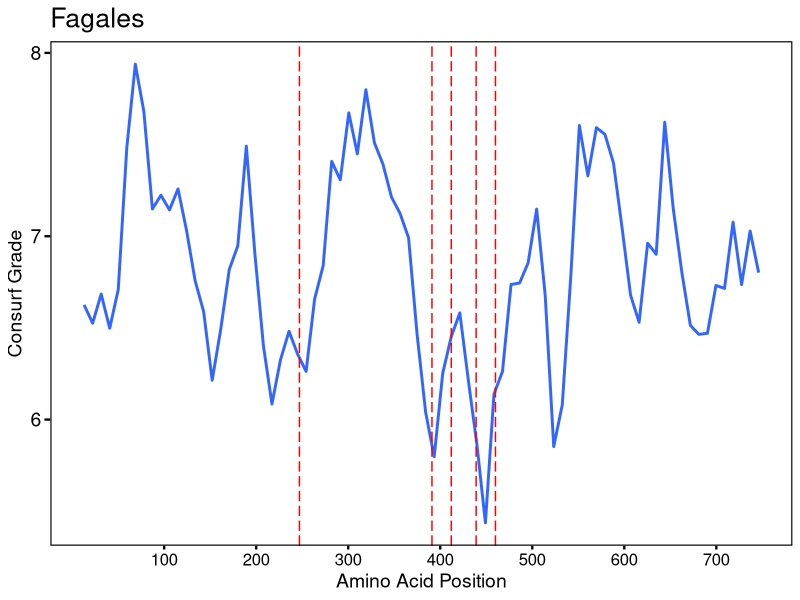
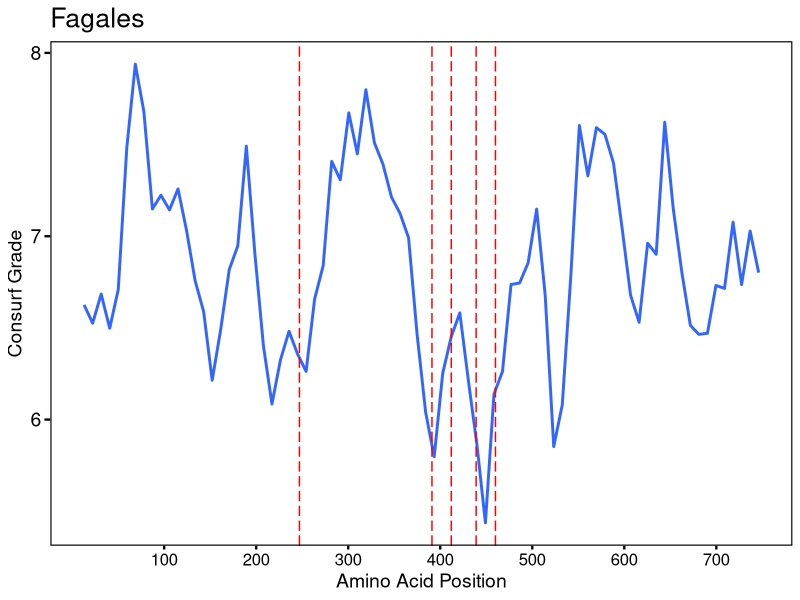

These charts were generated, in order, by the following R code:
## ---- chunk 1
library(ggplot2)
library(zoo)
## ---- chunk 2
# Assuming your data is in a CSV file named 'Conservation_score.csv'
# and it contains two columns: 'Position' and 'Consurf'
conservation_scores <- read.csv('../input/Conservation_score.csv')

# Calculate the sliding window average
window_size <- 25
conservation_scores$Sliding_Average <- zoo::rollapply(conservation_scores$Consurf, 
                                                      width = window_size, 
                                                      by = 1, 
                                                      FUN = mean, 
                                                      align = 'center', 
                                                      fill = NA)
# Define the custom ggplot theme
my_ggplot_theme <- theme_linedraw() +
  theme(text = element_text(size = 16, family = "Helvetica"),
        axis.title.x = element_text(size = 14, color = "black", family = "Helvetica"),
        axis.title.y = element_text(size = 14, color = "black", family = "Helvetica"),
        axis.text.x = element_text(size = 12, color = "black", family = "Helvetica"),
        axis.text.y = element_text(size = 14, color = "black", family = "Helvetica"),
        axis.ticks = element_line(size = 0.8),
        axis.ticks.length.y = unit(1.5, "mm"),
        plot.background = element_rect(fill = "white"),
        panel.grid = element_blank(), 
        panel.border = element_rect(color = "black", size = 0.8))

# Create the plot with vertical lines at specified positions and apply the custom theme
p <- ggplot(conservation_scores, aes(x = Position, y = Sliding_Average)) +
    #geom_line(size = 1.1) + # Adjust this value to make the line thicker
    geom_smooth(se = FALSE, method = "loess", span = 0.01) + # Add a smooth curve (change span for smoothness)
    geom_vline(xintercept = c(247, 391, 412, 439, 460), color = "red", linetype = "longdash") +
    my_ggplot_theme +
    #scale_y_continuous(limits = c(NA, 9)) + # Set y-axis max to 9
    scale_x_continuous(breaks = seq(100, 700, by = 100)) + # Set x-axis breaks at every 100 units
    labs(title = "Fagales",
         x = "Amino Acid Position",
         y = "Consurf Grade")

# Save the plot to a file
ggsave("../output/QvFLS2_consurf.pdf", plot = p, width = 10, height = 6, dpi = 300)

# Print the plot to the R console
print(p)

